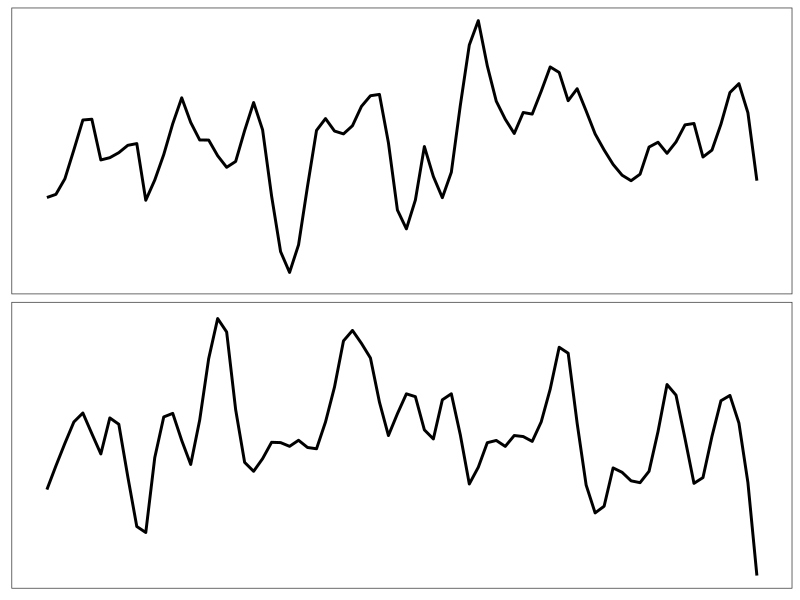
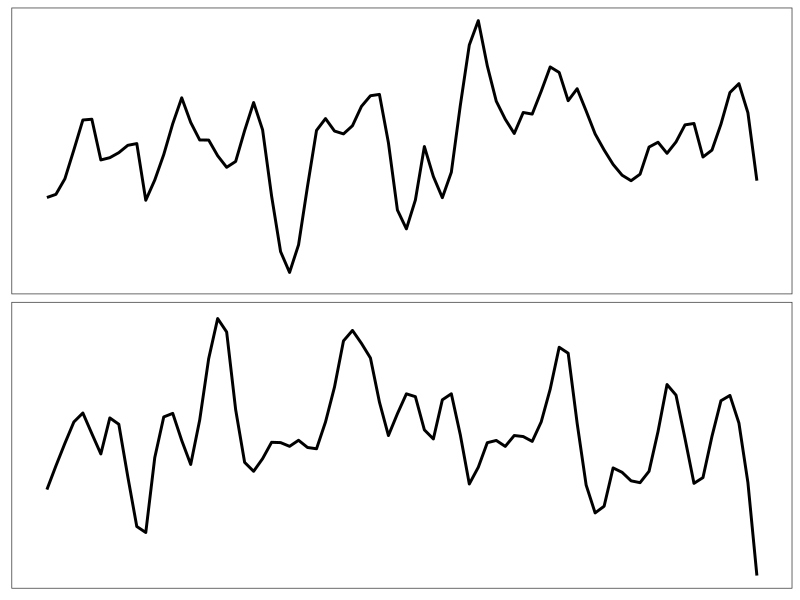

Write R code to recreate these figures, in order.
# Create example signature plots to include on poster for gpsrc
# Last updated: 2019/04/04

# Load libraries
library(tidyverse)

# Set a random seed that produces the desired type of plot
set.seed(20190402)

# Set the number of observations and number of "signatures"
n = 500
ns = 2

# Simulate the data
wiggles <- tibble(t = rep(1:n, ns),
                  group = factor(rep(c("Signature 1", "Signature 2"), each = n)),
                  yt = arima.sim(n = n*ns, 
                                list(ar = c(0.8897, -0.4858), ma = c(-0.2279, 0.2488)),
                                sd = sqrt(0.1796)))

# Create the plot of the signatures
sig_plot <- ggplot(wiggles, aes(x = t, y = yt)) + 
  geom_smooth(span = 0.1, color = "black", se = FALSE) + 
  facet_grid(group ~ ., switch = "y") +
  theme_bw() + 
  theme(axis.title.x=element_blank(),
        axis.text.x=element_blank(),
        axis.ticks.x=element_blank(),
        axis.title.y=element_blank(),
        axis.text.y=element_blank(),
        axis.ticks.y=element_blank(),
        panel.grid.major = element_blank(),
        panel.grid.minor = element_blank(),
        strip.text.y = element_blank())

# Look at the plot        
sig_plot

# Save the plot
ggsave("./2019-gpsrc-limetorf/figures/sig_plot.pdf", plot = sig_plot, width = 14, height = 5, units = c("in"))
